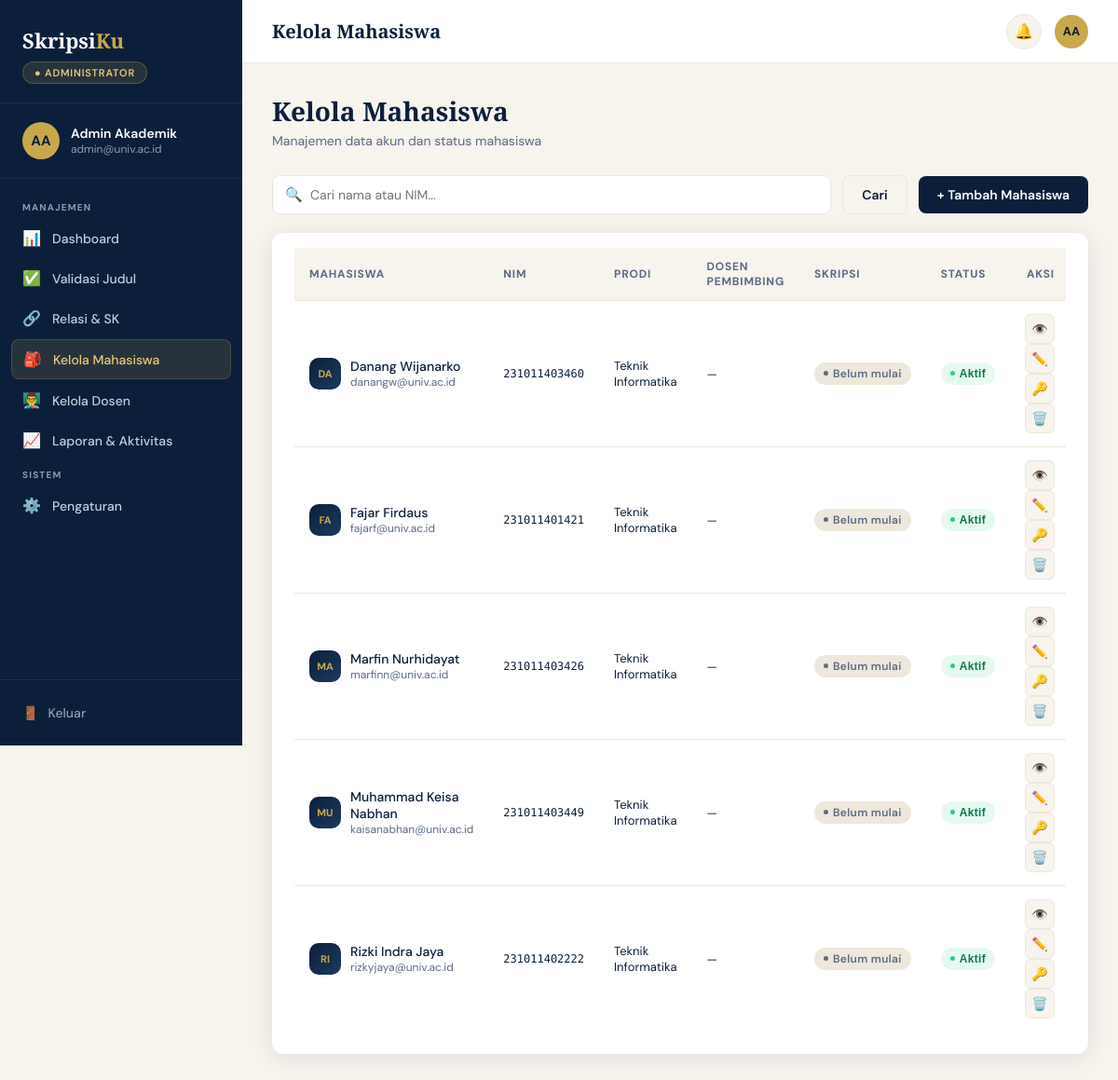
Page /admin/mahasiswa.php (signed in) on the committed database.
### tables this page shows
CREATE TABLE `mahasiswa` (
  `id_mahasiswa` int(11) NOT NULL,
  `id_user` int(11) NOT NULL,
  `id_prodi` int(11) NOT NULL,
  `nim` varchar(20) NOT NULL,
  `angkatan` year(4) NOT NULL,
  `status_skripsi` enum('belum','proses','selesai') NOT NULL DEFAULT 'belum',
  `no_telepon` varchar(15) DEFAULT NULL
);

CREATE TABLE `user` (
  `id_user` int(11) NOT NULL,
  `nama_lengkap` varchar(100) NOT NULL,
  `email` varchar(100) NOT NULL,
  `password_hash` varchar(255) NOT NULL,
  `role` enum('mahasiswa','dosen','admin') NOT NULL,
  `status` enum('aktif','nonaktif') NOT NULL DEFAULT 'aktif',
  `created_at` timestamp NOT NULL DEFAULT current_timestamp(),
  `updated_at` timestamp NOT NULL DEFAULT current_timestamp() ON UPDATE current_timestamp(),
  `last_login` datetime DEFAULT NULL
);

CREATE TABLE `program_studi` (
  `id_prodi` int(11) NOT NULL,
  `kode_prodi` varchar(10) NOT NULL,
  `nama_prodi` varchar(100) NOT NULL,
  `jenjang` enum('D3','S1','S2','S3') NOT NULL DEFAULT 'S1',
  `fakultas` varchar(100) NOT NULL,
  `akreditasi` char(1) DEFAULT NULL,
  `created_at` timestamp NOT NULL DEFAULT current_timestamp(),
  `updated_at` timestamp NOT NULL DEFAULT current_timestamp() ON UPDATE current_timestamp()
);

### config/auth.php (called while the page is built, shortened)
<?php
function badge(string $status): string {
    $map = [
        'disetujui'   => 'success',
        'aktif'       => 'success',
        'selesai'     => 'success',
        'diajukan'    => 'info',
        'dijadwalkan' => 'warning',
        'dikonfirmasi'=> 'info',
        'menunggu'    => 'info',
        'proses'      => 'info',
        'revisi'      => 'warning',
        'direvisi'    => 'warning',
        'peringatan'  => 'warning',
        'ditolak'     => 'danger',
        'dihentikan'  => 'danger',
        'batal'       => 'danger',
        'nonaktif'    => 'neutral',
        'belum'       => 'neutral',
        'draft'       => 'neutral',
    ];
    return $map[$status] ?? 'neutral';
}
function e(?string $s): string {
    return htmlspecialchars((string)$s, ENT_QUOTES, 'UTF-8');
}
require_once __DIR__ . '/format.php';

### config/db.php (called while the page is built, shortened)
<?php
function getDB(): PDO {
    static $pdo = null;
    if ($pdo === null) {
        $dsn = sprintf('mysql:host=%s;dbname=%s;charset=%s', DB_HOST, DB_NAME, DB_CHAR);
        $pdo = new PDO($dsn, DB_USER, DB_PASS, [
            PDO::ATTR_ERRMODE            => PDO::ERRMODE_EXCEPTION,
            PDO::ATTR_DEFAULT_FETCH_MODE => PDO::FETCH_ASSOC,
            PDO::ATTR_EMULATE_PREPARES   => false,
        ]);
    }
    return $pdo;
}
function fetchAll(string $sql, array $params = []): array {
    $stmt = getDB()->prepare($sql);
    $stmt->execute($params);
    return $stmt->fetchAll();
}

### config/format.php (called while the page is built, shortened)
<?php
function label(?string $nilai): string {
    $map = [
        'dijadwalkan'  => 'Menunggu konfirmasi',
        'dikonfirmasi' => 'Dikonfirmasi',
        'selesai'      => 'Selesai',
        'batal'        => 'Dibatalkan',
        'tatap_muka'   => 'Tatap muka',
        'zoom'         => 'Zoom',
        'gmeet'        => 'Google Meet',
        'lainnya'      => 'Lainnya',
        'belum'        => 'Belum mulai',
        'proses'       => 'Sedang berjalan',
        'draft'        => 'Draf',
        'diajukan'     => 'Diajukan',
        'revisi'       => 'Perlu revisi',
        'disetujui'    => 'Disetujui',
        'ditolak'      => 'Ditolak',
        'menunggu'     => 'Menunggu review',
        'direvisi'     => 'Direvisi',
        'minor'        => 'Minor',
        'mayor'        => 'Mayor',
        'kritis'       => 'Kritis',
        'aktif'        => 'Aktif',
        'nonaktif'     => 'Nonaktif',
        'dihentikan'   => 'Dihentikan',
        'info'         => 'Info',
        'sukses'       => 'Sukses',
        'peringatan'   => 'Peringatan',
        'error'        => 'Galat',
        'mahasiswa'    => 'Mahasiswa',
        'dosen'        => 'Dosen',
        'admin'        => 'Admin',
    ];
    if (isset($map[$nilai])) return $map[$nilai];
    return ucfirst(str_replace('_', ' ', $nilai));
}

### admin/mahasiswa.php (the view, shortened to what this page needs)
<?php
require_once __DIR__ . '/../config/db.php';
require_once __DIR__ . '/../config/auth.php';
$q = trim($_GET['q'] ?? '');
$sql = 'SELECT m.*,u.nama_lengkap,u.email,u.status AS status_user,ps.nama_prodi,u.id_user,
               (SELECT ud.nama_lengkap FROM bimbingan b JOIN dosen d ON d.id_dosen=b.id_dosen JOIN user ud ON ud.id_user=d.id_user WHERE b.id_mahasiswa=m.id_mahasiswa AND b.status="aktif" LIMIT 1) AS nama_dosen
        FROM mahasiswa m JOIN user u ON u.id_user=m.id_user JOIN program_studi ps ON ps.id_prodi=m.id_prodi';
$params = [];
$sql .= ' ORDER BY u.nama_lengkap';
$list = fetchAll($sql, $params);
include __DIR__ . '/../includes/header.php';
include __DIR__ . '/../includes/sidebar.php';
?>
<div class="layout"><main class="main">
<?php include __DIR__ . '/../includes/topbar.php'; ?>
<div class="content">
  <div class="page-header"><h1>Kelola Mahasiswa</h1><p>Manajemen data akun dan status mahasiswa</p></div>
  <div class="search-bar">
    <form method="GET" style="display:contents;">
      <div class="search-input-wrap"><span class="search-icon">🔍</span><input name="q" aria-label="Cari mahasiswa" placeholder="Cari nama atau NIM..." value="<?= e($q) ?>"></div>
      <button type="submit" class="btn btn-secondary">Cari</button>
    </form>
    <button class="btn btn-primary" onclick="document.getElementById('modalTambah').style.display='flex'">+ Tambah Mahasiswa</button>
  </div>
  <div class="card">
    <div class="card-body">
      <div class="table-wrap">
        <table>
          <thead><tr><th>Mahasiswa</th><th>NIM</th><th>Prodi</th><th>Dosen Pembimbing</th><th>Skripsi</th><th>Status</th><th style="text-align:right;">Aksi</th></tr></thead>
          <tbody>
            <?php foreach ($list as $m):
                $jsonData = htmlspecialchars(json_encode($m + ['status_skripsi_label' => label($m['status_skripsi'])]), ENT_QUOTES, 'UTF-8');
            ?>
              <tr>
                <td>
                  <div style="display:flex;align-items:center;gap:10px;">
                    <div class="mini-avatar" style="width:34px;height:34px;font-size:11px;"><?= strtoupper(substr($m['nama_lengkap'],0,2)) ?></div>
                    <div>
                      <div style="font-weight:500;"><?= e($m['nama_lengkap']) ?></div>
                      <div style="font-size:12px;color:var(--slate);"><?= e($m['email']) ?></div>
                    </div>
                  </div>
                </td>
                <td class="mono" style="font-size:12px;"><?= e($m['nim']) ?></td>
                <td style="font-size:13px;"><?= e($m['nama_prodi']) ?></td>
                <td style="font-size:13px;"><?= e($m['nama_dosen'] ?? '—') ?></td>
                <td><span class="badge <?= badge($m['status_skripsi']) ?>"><span class="badge-dot"></span><?= e(label($m['status_skripsi'])) ?></span></td>
                <td>
                  <form method="POST" style="display:inline;"><?= csrfField() ?>
                    <button type="submit" class="badge <?= $m['status_user']==='aktif' ? 'success' : 'danger' ?>" style="cursor:pointer;border:none;" title="Klik untuk mengubah status">
                      <span class="badge-dot"></span><?= e(label($m['status_user'])) ?>
                    </button>
                  </form>
                </td>
                <td style="text-align:right;">
                  <button type="button" class="btn-icon" title="Pratinjau Data" onclick="openPreviewModal(<?= $jsonData ?>)">👁️</button>
                  <button type="button" class="btn-icon" title="Edit Data" onclick="openEditModal(<?= $jsonData ?>)">✏️</button>
                  <form method="POST" style="display:inline;" onsubmit="return confirm('Reset password mahasiswa ini? Password lama tidak akan berlaku lagi.')"><?= csrfField() ?>
                    <button type="submit" class="btn-icon" title="Reset Password">🔑</button>
                  </form>
                  <form method="POST" style="display:inline;" onsubmit="return confirm('Hapus mahasiswa ini? Semua data terkait (bimbingan, dokumen) akan ikut terhapus.')"><?= csrfField() ?>
                    <button type="submit" class="btn-icon" title="Hapus Data">🗑️</button>
                  </form>
                </td>
              </tr>
            <?php endforeach; ?>
          </tbody>
        </table>
      </div>
    </div>
  </div>
</div>
<?php include __DIR__ . '/../includes/footer.php'; ?>

### assets/style.css (style rules this page uses)
:root { --navy: #0B1F3A; --navy-mid: #132848; --navy-light: #1E3A5F; --gold: #C9A84C; --gold-light: #E8C97A; --cream: #F7F3ED; --cream-dark: #EDE7DC; --white: #FFFFFF; --slate: #5B6B85; --slate-on-dark: #8B9BB4; --slate-light: #C2CEDF; --success: #2ECC8A; --warn: #F5A623; --danger: #E85454; --info: #4A90D9; --success-text: #12784C; --warn-text: #94590A; --danger-text: #B3261E; --info-text: #1F5FA6; --gold-text: #8A6914; --sidebar-w: 260px; --radius: 12px; --radius-sm: 8px; --shadow: 0 4px 24px rgba(11, 31, 58, 0.10); --shadow-lg: 0 12px 48px rgba(11, 31, 58, 0.18); }
*, *::before, *::after { box-sizing: border-box; margin: 0; padding: 0; }
body { font-family: 'DM Sans', sans-serif; background: var(--cream); color: var(--navy); min-height: 100vh; }
.btn { display: inline-flex; align-items: center; gap: 8px; padding: 11px 20px; border-radius: var(--radius-sm); font-family: 'DM Sans', sans-serif; font-size: 14px; font-weight: 600; cursor: pointer; transition: all .2s; border: none; text-decoration: none; white-space: nowrap; }
.btn-primary { background: var(--navy); color: var(--white); }
.btn-secondary { background: var(--cream); border: 1.5px solid var(--cream-dark); color: var(--navy); }
.btn-icon { width: 32px; height: 32px; padding: 0; border-radius: 6px; background: var(--cream); border: 1px solid var(--cream-dark); display: inline-flex; align-items: center; justify-content: center; font-size: 14px; cursor: pointer; transition: all .15s; text-decoration: none; }
.layout { display: flex; min-height: 100vh; }
.main { margin-left: var(--sidebar-w); flex: 1; display: flex; flex-direction: column; min-height: 100vh; }
.content { padding: 32px; flex: 1; }
.page-header { margin-bottom: 28px; }
.page-header h1 { font-family: 'Playfair Display', serif; font-size: 28px; font-weight: 700; color: var(--navy); margin-bottom: 4px; }
.page-header p { font-size: 14px; color: var(--slate); }
.card { background: var(--white); border-radius: var(--radius); box-shadow: var(--shadow); overflow: hidden; }
.card-body { padding: 16px 24px 24px; }
.table-wrap { overflow-x: auto; }
table { width: 100%; border-collapse: collapse; }
thead th { text-align: left; font-size: 11px; font-weight: 700; letter-spacing: .8px; text-transform: uppercase; color: var(--slate); padding: 12px 16px; border-bottom: 1px solid var(--cream-dark); background: var(--cream); }
tbody tr { transition: background .15s; }
tbody td { padding: 14px 16px; font-size: 14px; color: var(--navy); border-bottom: 1px solid var(--cream-dark); vertical-align: middle; }
tbody tr:last-child td { border-bottom: none; }
.badge { display: inline-flex; align-items: center; gap: 5px; padding: 4px 10px; border-radius: 100px; font-size: 12px; font-weight: 600; letter-spacing: .3px; white-space: nowrap; }
.badge-dot { width: 5px; height: 5px; border-radius: 50%; }
.badge.success { background: rgba(46, 204, 138, .12); color: var(--success-text); }
.badge.success .badge-dot { background: var(--success); }
.badge.neutral { background: var(--cream-dark); color: var(--slate); }
.badge.neutral .badge-dot { background: var(--slate); }
.mini-avatar { width: 44px; height: 44px; border-radius: 10px; background: linear-gradient(135deg, var(--navy), var(--navy-light)); display: flex; align-items: center; justify-content: center; font-weight: 700; font-size: 14px; color: var(--gold); flex-shrink: 0; }
.search-bar { display: flex; gap: 12px; margin-bottom: 20px; align-items: center; flex-wrap: wrap; }
.search-input-wrap { flex: 1; min-width: 200px; position: relative; }
.search-icon { position: absolute; left: 14px; top: 50%; transform: translateY(-50%); font-size: 15px; color: var(--slate); }
.search-input-wrap input { width: 100%; padding: 11px 16px 11px 40px; border: 1.5px solid var(--cream-dark); border-radius: var(--radius-sm); font-family: 'DM Sans', sans-serif; font-size: 14px; color: var(--navy); background: var(--white); outline: none; transition: border-color .2s; }
.mono { font-family: 'DM Mono', monospace; }
.main, .content, .card, .form-card, .grid-2 > *, .grid-3 > *, .form-row > *, .split > * { min-width: 0; }
.table-wrap { overflow-x: auto; -webkit-overflow-scrolling: touch; max-width: 100%; }
td .badge, td .mono, .nowrap { white-space: nowrap; }
.badge { align-self: center; flex-shrink: 0; line-height: 1.4; }
thead th { font-size: 12px; }

### rows in the picture
mahasiswa: id_user.nama_lengkap "DA", id_user.nama_lengkap "Danang Wijanarko", id_user.email "danangw@univ.ac.id", nim "231011403460", id_prodi.nama_prodi "Teknik Informatika", nama_dosen "—", status_skripsi "Belum mulai", id_user.status "Aktif"
mahasiswa: id_user.nama_lengkap "FA", id_user.nama_lengkap "Fajar Firdaus", id_user.email "fajarf@univ.ac.id", nim "231011401421", id_prodi.nama_prodi "Teknik Informatika", nama_dosen "—", status_skripsi "Belum mulai", id_user.status "Aktif"
mahasiswa: id_user.nama_lengkap "MA", id_user.nama_lengkap "Marfin Nurhidayat", id_user.email "marfinn@univ.ac.id", nim "231011403426", id_prodi.nama_prodi "Teknik Informatika", nama_dosen "—", status_skripsi "Belum mulai", id_user.status "Aktif"
mahasiswa: id_user.nama_lengkap "MU", id_user.nama_lengkap "Muhammad Keisa Nabhan", id_user.email "kaisanabhan@univ.ac.id", nim "231011403449", id_prodi.nama_prodi "Teknik Informatika", nama_dosen "—", status_skripsi "Belum mulai", id_user.status "Aktif"
mahasiswa: id_user.nama_lengkap "RI", id_user.nama_lengkap "Rizki Indra Jaya", id_user.email "rizkyjaya@univ.ac.id", nim "231011402222", id_prodi.nama_prodi "Teknik Informatika", nama_dosen "—", status_skripsi "Belum mulai", id_user.status "Aktif"

### other values in the picture
$roleLabel "ADMINISTRATOR"
$initials "AA"
$user['nama_lengkap'] "Admin Akademik"
$user['email'] "admin@univ.ac.id"
$group['section'] "MANAJEMEN"
$item['icon'] "📊"
$item['label'] "Dashboard"
$item['icon'] "✅"
$item['label'] "Validasi Judul"
$item['icon'] "🔗"
$item['label'] "Relasi & SK"
$item['icon'] "🎒"
$item['label'] "Kelola Mahasiswa"
$item['icon'] "👨‍🏫"
$item['label'] "Kelola Dosen"
